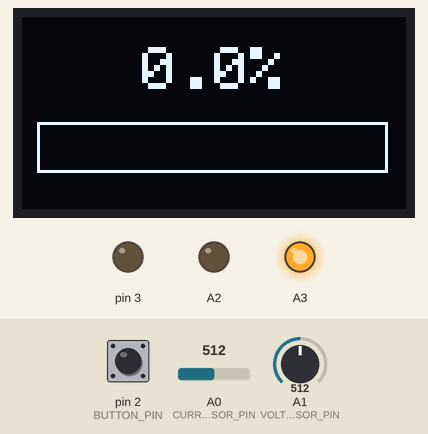
Simulated run of this sketch. Board: Arduino Uno, built with avr-gcc and run on an emulated ATmega328P. On the bench: 128×64 one-colour display, output pins drawn as LEDs (lit = HIGH). The inputs (shaded band) are chosen by the test bench; at power-on: A1 (VOLTAGE_SENSOR_PIN) = 512, pin 2 (BUTTON_PIN) HIGH, A0 (CURRENT_SENSOR_PIN) = 512.

Above: at 3.2 s.
3.3 s: A1 (VOLTAGE_SENSOR_PIN) set to 900
At 5.86 s:
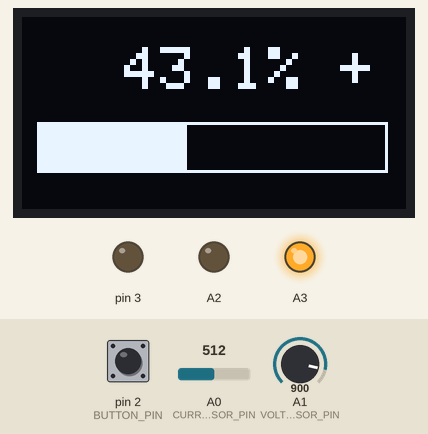
6.3 s: pin 2 (BUTTON_PIN) pulled LOW for 0.15 s
At 6.41 s:
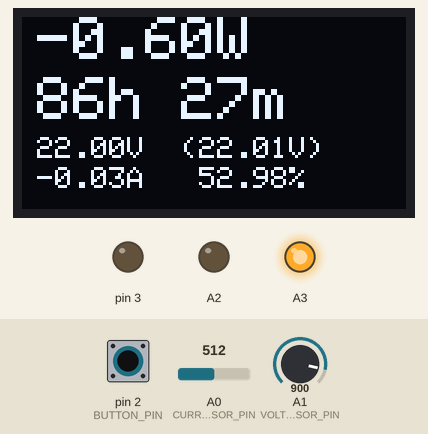
7.0 s: A0 (CURRENT_SENSOR_PIN) set to 490
At 7.16 s:
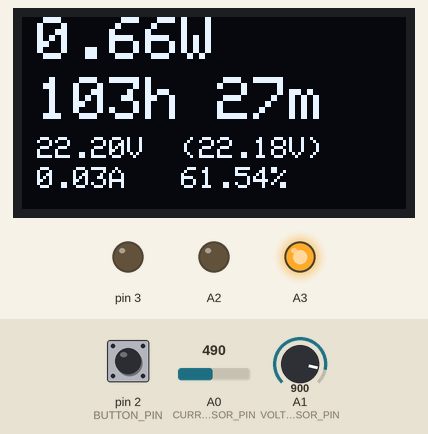
8.6 s: pin 2 (BUTTON_PIN) pulled LOW for 1 s
At 9.1 s:
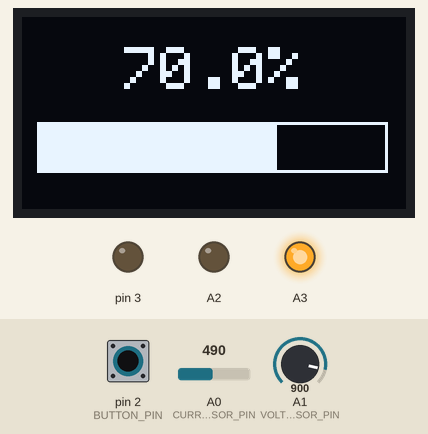
11.2 s: A1 (VOLTAGE_SENSOR_PIN) set to 1023
At 11.7 s:
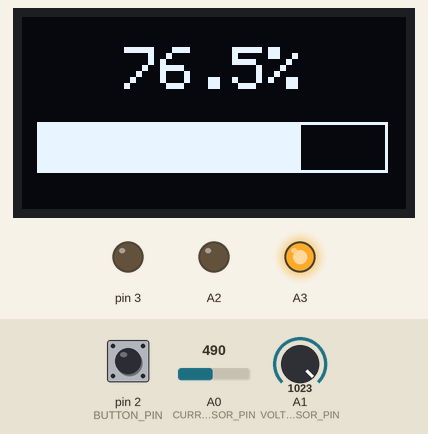
12.7 s: A0 (CURRENT_SENSOR_PIN) set to 529
At 14.82 s:
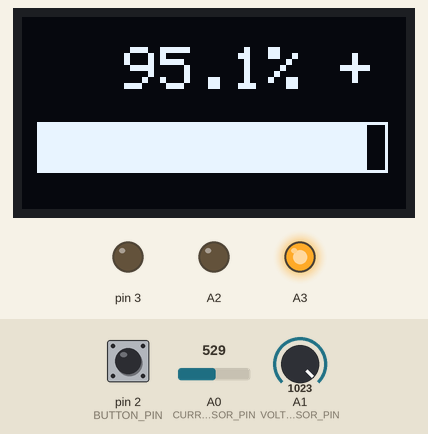

The sketch:

PowerDisplay.ino
```cpp
#include <SPI.h>
#include <Wire.h>
#include <Adafruit_GFX.h>
#include <Adafruit_SSD1306.h>


#define BUTTON_PIN 2
#define CURRENT_SENSOR_PIN A0
#define VOLTAGE_SENSOR_PIN A1

Adafruit_SSD1306 display(128, 64, &Wire, -1);


#define BATTERY_CAPACITY 5.000          // Ah
#define CURRENT_SENSOR_SENSITIVITY 5.54 // A / V
#define CURRENT_ZERO 511                // ADC
#define VOLTAGE_SENSE_RATIO 5.08        // V / V
#define BATTERY_LOW_VOLTAGE 3.0         // V
#define BATTERY_HIGH_VOLTAGE 4.0        // V
#define DISPLAY_TIMEOUT 60000           // s
#define PERCENT_WARNING 20              // %
#define CELL_INTERNAL_RESISTANCE 0.58   // Ohm

float voltage = 0;                      // V
float fixedVoltage = 0;                 // V
float cellVoltage = 0;                  // V
float fixedCellVoltage = 0;             // V
float current = 0;                      // A
float power = 0;                        // W
float percent = 0;                      // %
float fixedPercent = 0;                 // %
float remainingTime = 0;                // h


int displayMode;
unsigned long lastPress;
unsigned long lastWarning;
bool buttonPress = false;

void setup()
{
    pinMode(BUTTON_PIN, INPUT_PULLUP);

    pinMode(A2, OUTPUT);
    pinMode(A3, OUTPUT);
    pinMode(3, OUTPUT);
    digitalWrite(A2, LOW);
    digitalWrite(A3, HIGH);
    digitalWrite(3, LOW);
    delay(100);

    display.begin(SSD1306_SWITCHCAPVCC, 0x3C);
    display.clearDisplay();
    display.setTextColor(SSD1306_WHITE);
    display.display();
    lastPress = millis();
    displayMode = 1;

    delay(100);

    voltage = getVoltage();

    current = getCurrent();
    fixedVoltage = voltage + (current * CELL_INTERNAL_RESISTANCE);

    cellVoltage = voltage / 6;
    fixedCellVoltage = fixedVoltage / 6;

    percent = getPercent(cellVoltage);
    fixedPercent = getPercent(fixedCellVoltage);

    while(millis() < 2000)
    {
        getVariables();
    }
}

void loop()
{

    for(int i=0; i<10; i++)
    {
        delay(5);
        getVariables();
        if(readButton())displayMode ++;
    }


    if(displayMode > 2) displayMode = 1;

    if((millis() - lastPress > DISPLAY_TIMEOUT) && (millis() - lastWarning > 5000)) displayMode = 0;

    if(percent > PERCENT_WARNING || power < -10)
        switch (displayMode)
        {
            case 0:
                displayOff();
            break;
            case 1:
                displayPercentage(fixedPercent, power);
            break;
            case 2:
                displayPower(power, remainingTime);
            break;
        }
    else
    {
        lastWarning = millis();
        switch (displayMode)
        {
            case 2:
                if(millis() % 1000 > 500)
                    displayOff();
                else
                    displayPower(power, remainingTime);
            break;
            default:
                if(millis() % 1000 > 500)
                    displayOff();
                else
                    displayPercentage(fixedPercent, power);
            break;
        }
    }
}


void displayPercentage(float percentFloat, float powerFloat)
{
    display.clearDisplay();
    display.setTextSize(2);

    String str = String(percentFloat, 1) + "%";
    int16_t x, y;
    uint16_t w, h;
    display.getTextBounds(str, 0, 0, &x, &y, &w, &h);

    display.setCursor(64 - (w/2), 10);
    display.print(str);

    if(powerFloat < 0 && millis() % 1000 > 500) display.print(" +");

    display.fillRect(6, 35 + 1, 115, 18, 0);
    display.drawRect(5, 35 + 0, 117, 17, 1);
    display.fillRect(6, 35 + 0, map(percentFloat, 0, 100, 0, 115), 17, 1);
    display.display();
}

void displayPower(float power, float remainingTime)
{
    int minutes = int(remainingTime * 60) % 60;
    int hours = int(remainingTime - (minutes / 60));
    display.clearDisplay();
    display.setTextSize(2);
    display.setCursor(5, 0);
    display.print(String(power, 2));
    display.print("W");
    display.setCursor(5, 20);
    display.print(String(hours));
    display.print("h ");
    display.print(String(minutes));
    display.print("m");
    display.setCursor(5, 40);
    display.setTextSize(1);
    display.print(String(fixedVoltage));
    display.print("V  (");
    display.print(String(voltage));
    display.print("V) ");

    display.setCursor(5, 50);
    display.print(String(current));
    display.print("A   ");
    display.print(String(fixedPercent));
    display.print("% ");
    display.display();
}

void displayOff()
{
    display.clearDisplay();
    display.display();
}

float getVoltage()
{
    return analogRead(VOLTAGE_SENSOR_PIN) / 1024.0 * 5.0 * VOLTAGE_SENSE_RATIO;
}

float getCurrent()
{
    return (analogRead(CURRENT_SENSOR_PIN) - CURRENT_ZERO) / 1024.0 * -5.0 * CURRENT_SENSOR_SENSITIVITY;
}

float getPercent(float percentVoltage)
{
   float newPercent = map(percentVoltage * 10000, BATTERY_LOW_VOLTAGE * 10000, BATTERY_HIGH_VOLTAGE * 10000, 0, 10000);
   newPercent = constrain(newPercent, 0, 10000);
   newPercent /= 100;
   return newPercent;
}


float multiReads(float value, float newValue, long ratio)
{
    float output = (value*1000 * (ratio-1) + newValue*1000) / ratio;
    output /= 1000;
    return output;
}


void getVariables()
{
    float newVoltage = getVoltage();
    voltage = multiReads(voltage, newVoltage, (abs(newVoltage - voltage) > 0.1)? 100 : 1000000);
    cellVoltage = voltage / 6;

    float newCurrent = getCurrent();
    current = multiReads(current, newCurrent, (abs(newCurrent - current) > 0.1)? 100 : 1000000);

    fixedVoltage = voltage + (current * CELL_INTERNAL_RESISTANCE);
    fixedCellVoltage = fixedVoltage / 6;

    power = fixedVoltage * current;

    float newPercent = getPercent(cellVoltage);

    float newFixedPercent = getPercent(fixedCellVoltage);

    percent = multiReads(percent, newPercent, abs(percent - newPercent) > 5 ? 100 : 10000);
    fixedPercent = multiReads(fixedPercent, newFixedPercent, abs(fixedPercent - newFixedPercent) > 5 ? 100 : 10000);

    if(abs(current) > 0.01)
    {
        if(power > 0)
            remainingTime = BATTERY_CAPACITY / current * (percent / 100);
        else
            remainingTime = BATTERY_CAPACITY / (-current) * ((100 - percent) / 100);
    }
    else
        remainingTime = 99;

}

bool readButton()
{
    if(millis() - lastPress < 200) return false;
    while(!digitalRead(BUTTON_PIN) && buttonPress);
    buttonPress = !digitalRead(BUTTON_PIN);
    if(buttonPress) lastPress = millis();
    return buttonPress;
}
```

Measured:
- the behaviour switches between 514 and 515 on A0 (CURRENT_SENSOR_PIN) (found by bisection; images 5 and 6)
- after the input at 3.3 s, the display: first differs from a run without the input after 0.83 s (image 1 shows a later state)
- after the input at 6.3 s, the display: changes after 0.07 s (image 2)
- after the input at 8.6 s, the display: first differs from a run without the input after 0.09 s (image 4)
- after the input at 11.2 s, the display: first changes after 0.07 s (image 5 shows a later state)
- after the input at 12.7 s, the display: first differs from a run without the input after 0.91 s (image 6 shows a later state)
- what the display in image 6 shows lasts 0.5 s, from 14.6 s to 15.1 s
